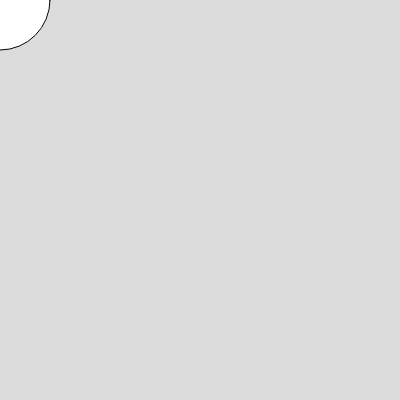
Frame 1 (no input)
Frame 60 (no input): identical to frame 1, image omitted
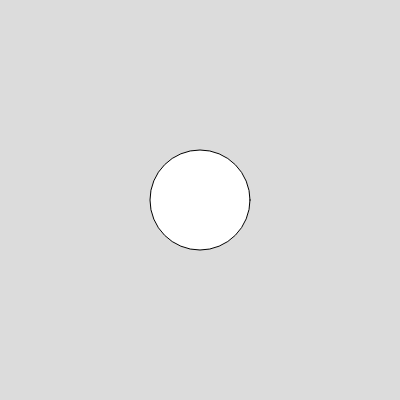
Frame 120 (the mouse pressed at the canvas centre since frame 60)

The p5.js sketch that drew these frames (run headless with seeded random() and noise() and a simulated clock; from frame 60 on, the mouse is pressed at the canvas centre):

// p5.js sketch
// ── sketch.js
function setup() {
  createCanvas(400, 400);
}

function draw() {
  background(220)
             ellipse(mouseX,mouseY, 100,100)
}
